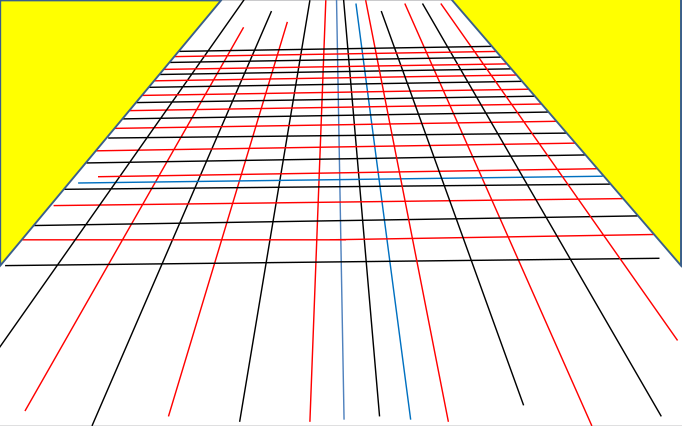
%> input picture Calibration_Camera/calib_anne_screen.png, 1363 x 852 px (shown at 1/2 size)
$ octave make_grid.m   (GNU Octave 9; MATLAB toolbox functions it lacks are replaced by stand-ins)
%> lines starting %> are read from the running program, lines starting %| are printed output that depends on the picture; in (x1, y1, x2, y2) boxes, pixels count from 0 and x2, y2 are one past the last pixel; in counts of white or black regions, pixels touching at a corner belong together; the program's own positions count from 1
%%%%%%%%%%%%%%%%%%%%%%%%%
% MAKE THE GRID for calibration
%%%%%%%%%%%%%%%%%%%%%%%%%

clear all
close all

path= '/home/nbourg/Bluebottle_Experiments/Calibration_Camera/';
file =[path 'calib_anne_screen.png']
I = imread(file);
%> I is the input picture: size 852x1363x3 uint8; mean R, G, B 242.6, 234.9, 184.5

A1=I(:,:,1);
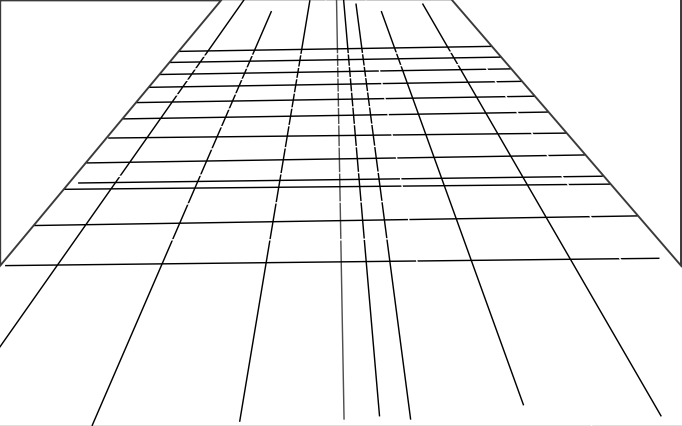
%> A1: size 852x1363 uint8 (shown at 1/2 size); min 0, max 255, mean 242.6
A2=I(:,:,2);
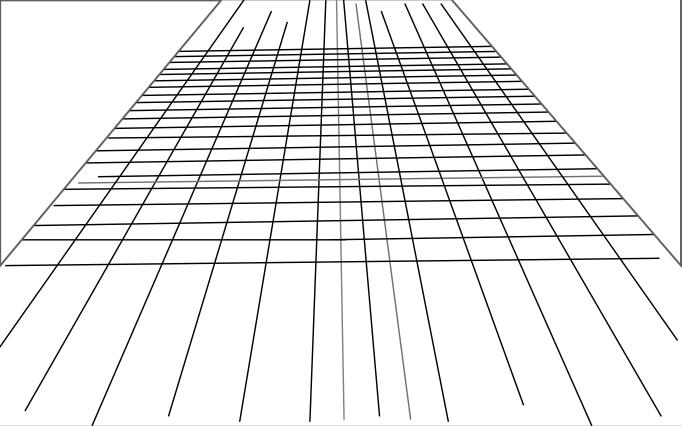
%> A2: size 852x1363 uint8 (shown at 1/2 size); min 0, max 255, mean 234.9
A3=I(:,:,3);
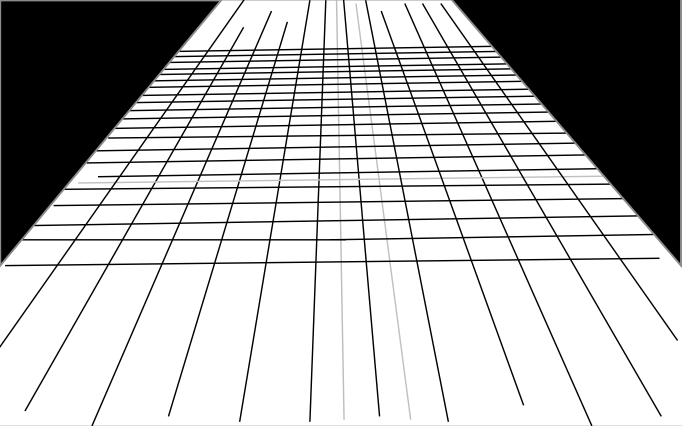
%> A3: size 852x1363 uint8 (shown at 1/2 size); min 0, max 255, mean 184.5
% RGB image
%%%%%%%%%%%%%%%%%%%%%%%%%

subplot(2,2,1)
imshow(A1)
subplot(2,2,2)
imshow(A2)
subplot(2,2,3)
imshow(A3)
subplot(2,2,4)
imshow(I)
tmp=A2;
% extract only the lines and their coordinates
%%%%%%%%%%%%%%%%%%%%%%%%%

A2=imresize(tmp,[1200 1920]);
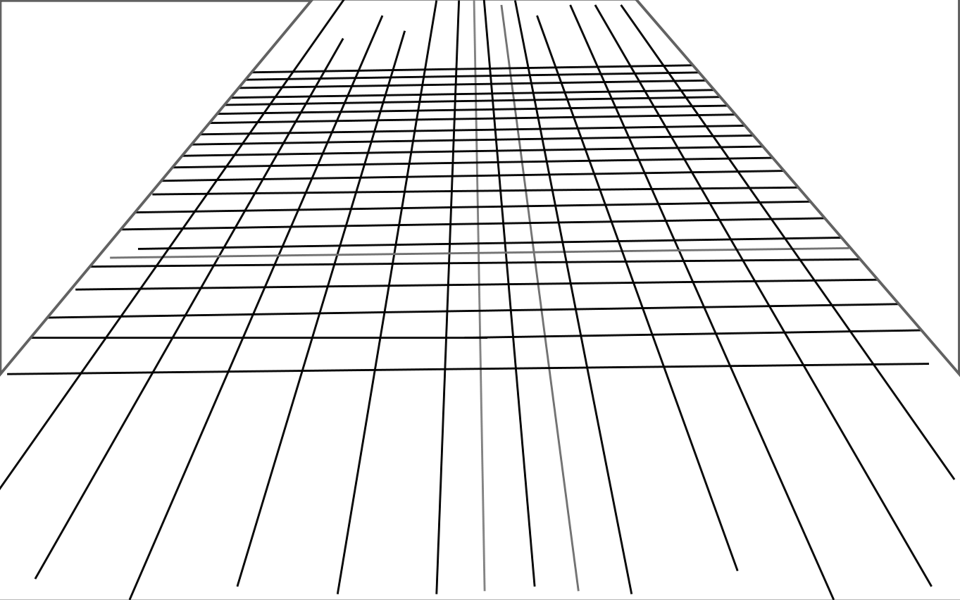
%> A2: size 1200x1920 uint8 (shown at 1/2 size); min 0, max 255, mean 234.9
A2(A2~=0)=1000;
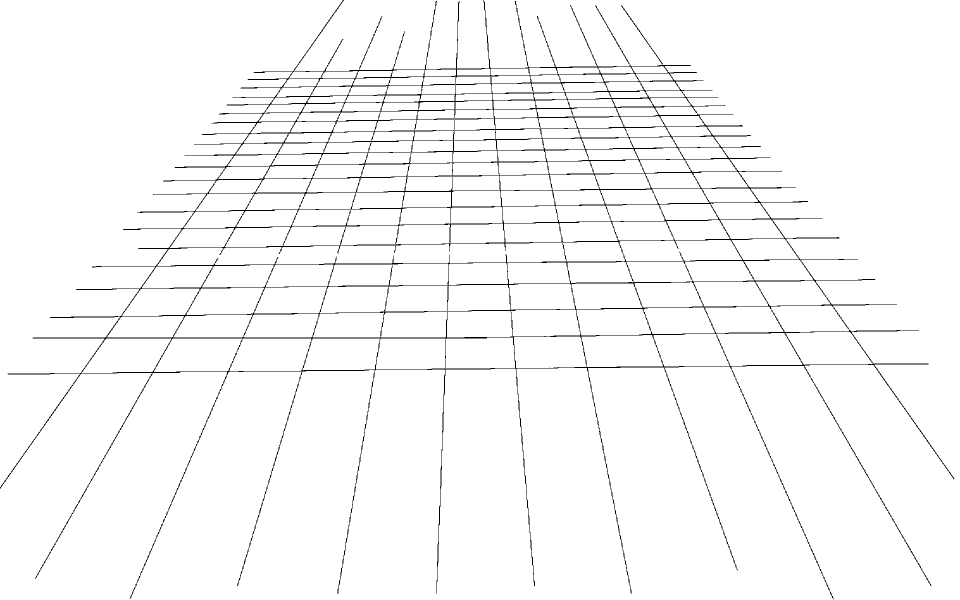
%> A2: size 1200x1920 uint8 (shown at 1/2 size); 97.3% white; black in thin lines or dots
[ix,iy]=find(A2==0);
%> ix = 62803 values from 1 to 1199; iy = 62803 values from 1 to 1909
figure
plot(iy,ix','.')
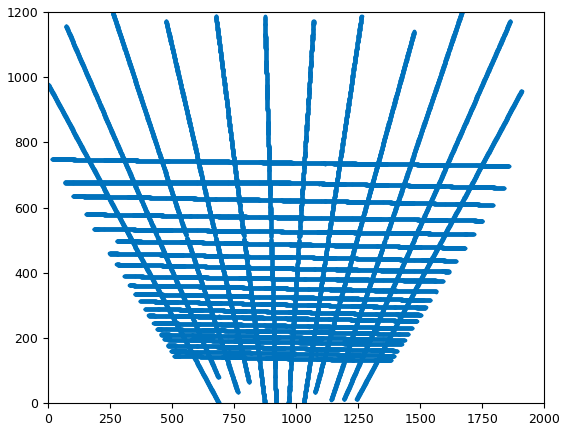
%> figure redrawn from the program's plot data
size(A2)
%> ans = [1200 1920]

% READ THE IMAGE
%%%%%%%%%%%%%%%%%%%%%%%%%

%I2=imread('/home/nbourg/Bureau/fc2_save_2023-05-19-173851-0076.jpg');
%> (the run ends here)

$ run again, with Calibration_Camera/calib_anne_png.png copied over Calibration_Camera/calib_anne_screen.png
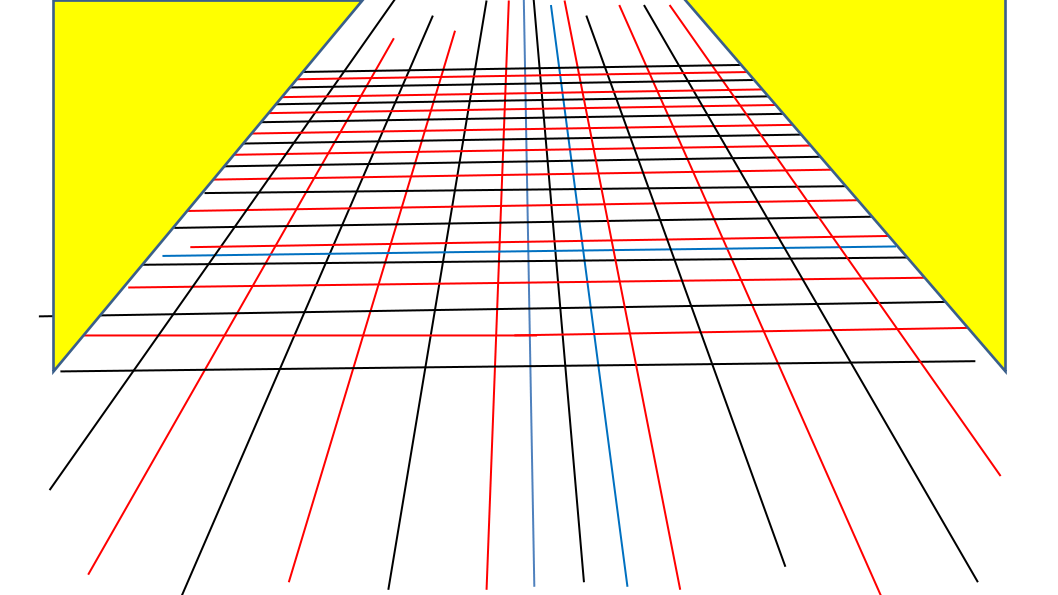
%> input picture Calibration_Camera/calib_anne_png.png, 1058 x 595 px
%> I is the input picture: size 595x1058x3 uint8; mean R, G, B 243.7, 236.8, 191.4
%> `A2(A2~=0)=1000;`:
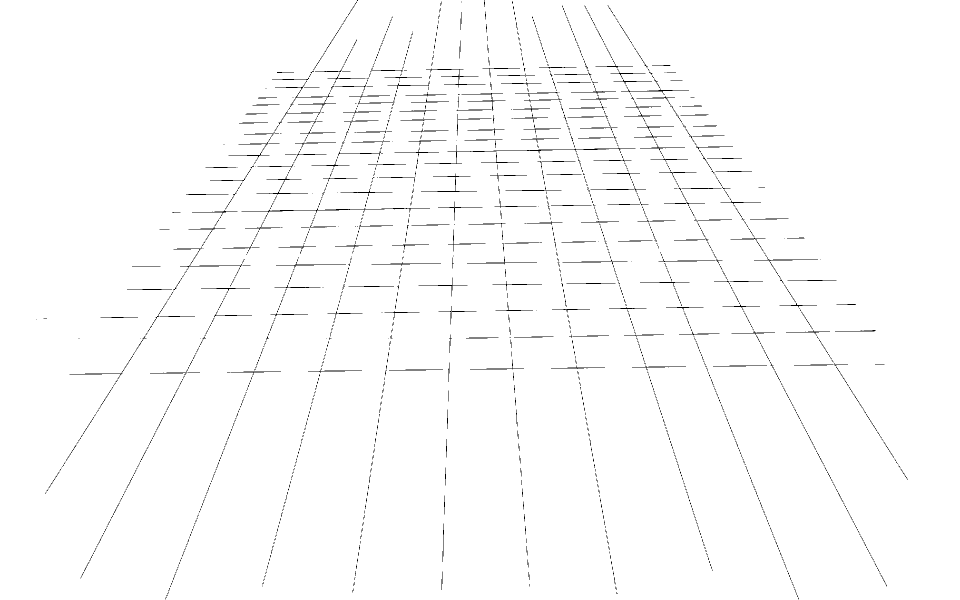
%> A2: size 1200x1920 uint8 (shown at 1/2 size); 98.5% white; black in thin lines or dots
%> ix = 34614 values from 1 to 1200; iy = 34614 values from 73 to 1816
%> `plot(iy,ix','.')`:
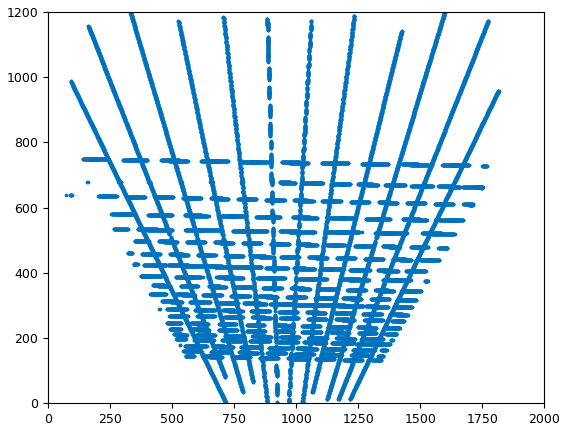
%> figure redrawn from the program's plot data

$ run again, with Calibration_Camera/calib_show.png copied over Calibration_Camera/calib_anne_screen.png
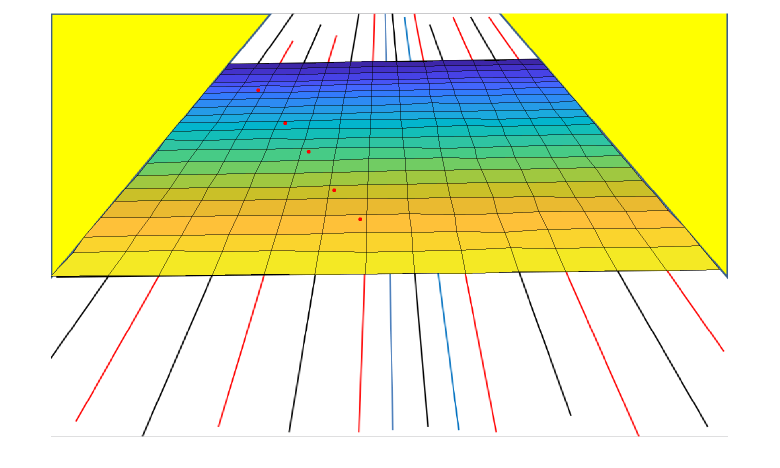
%> input picture Calibration_Camera/calib_show.png, 1559 x 936 px (shown at 1/2 size)
%> I is the input picture: size 936x1559x3 uint8; mean R, G, B 221.7, 228.4, 166.9
%> `A2(A2~=0)=1000;`:
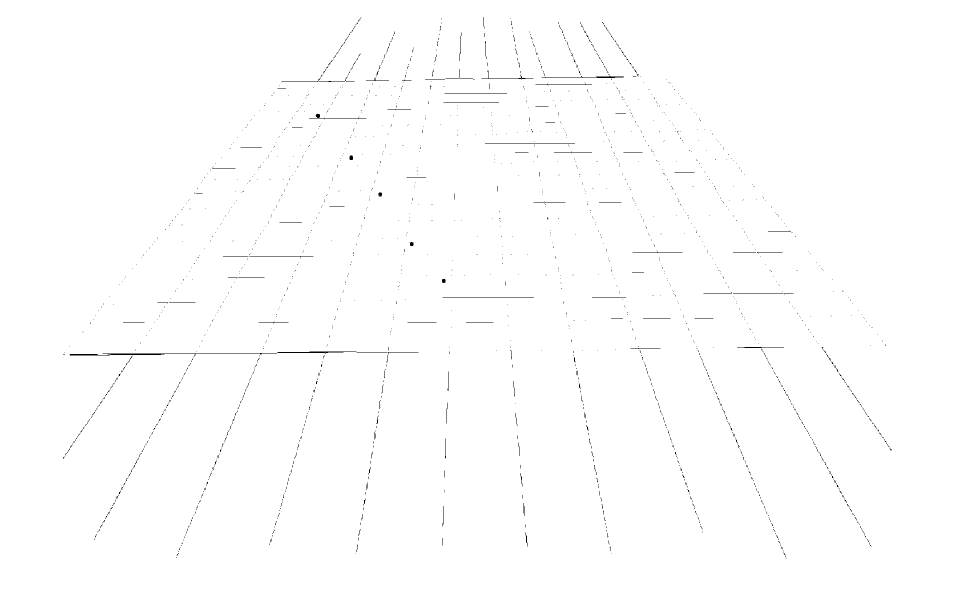
%> A2: size 1200x1920 uint8 (shown at 1/2 size); 99.5% white; black in thin lines or dots, all inside (x1, y1, x2, y2) = (126, 35, 1783, 1118)
%> ix = 11143 values from 36 to 1118; iy = 11143 values from 127 to 1783
%> `plot(iy,ix','.')`:
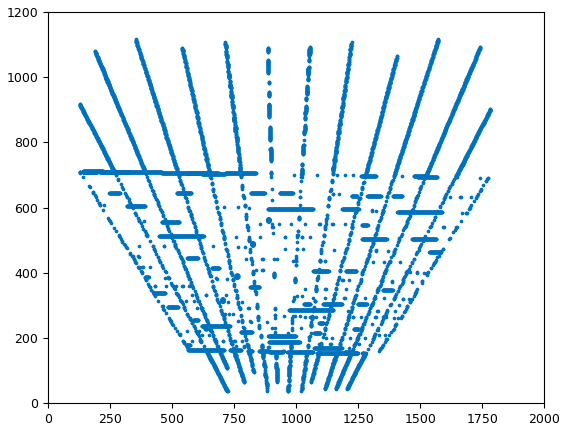
%> figure redrawn from the program's plot data
